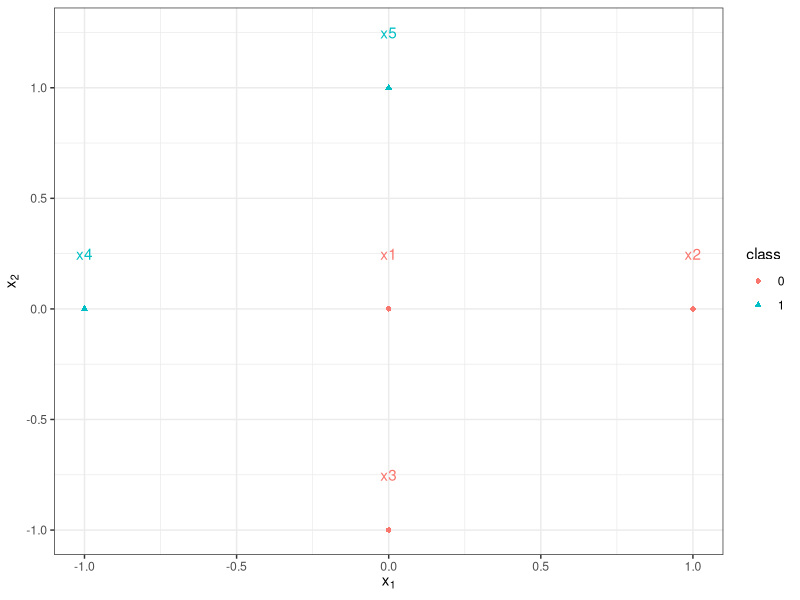
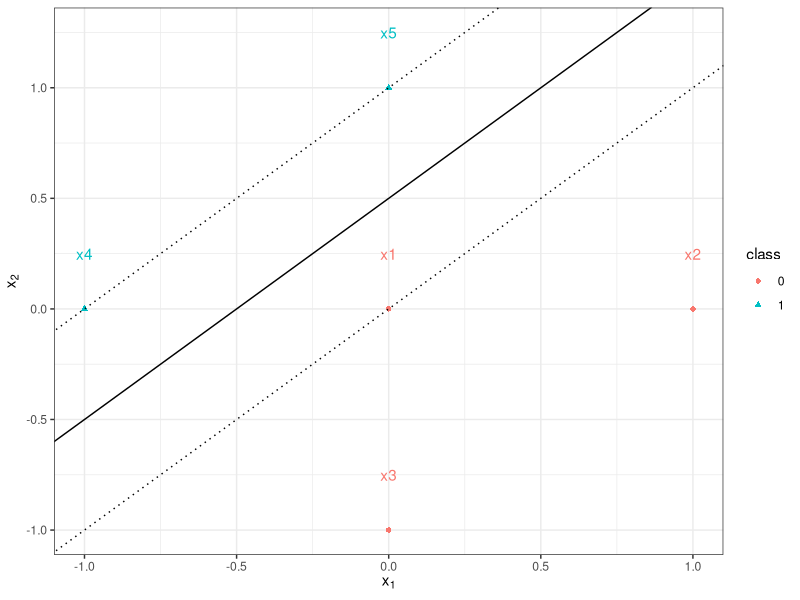
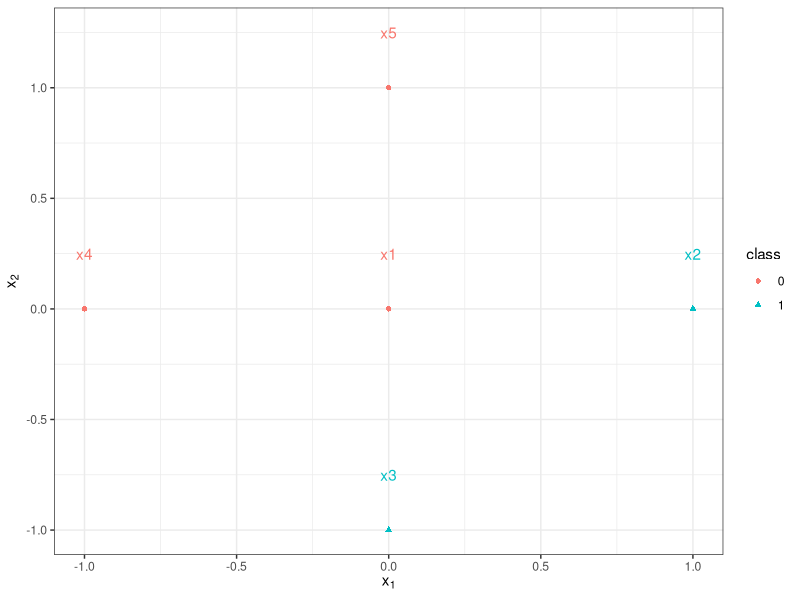
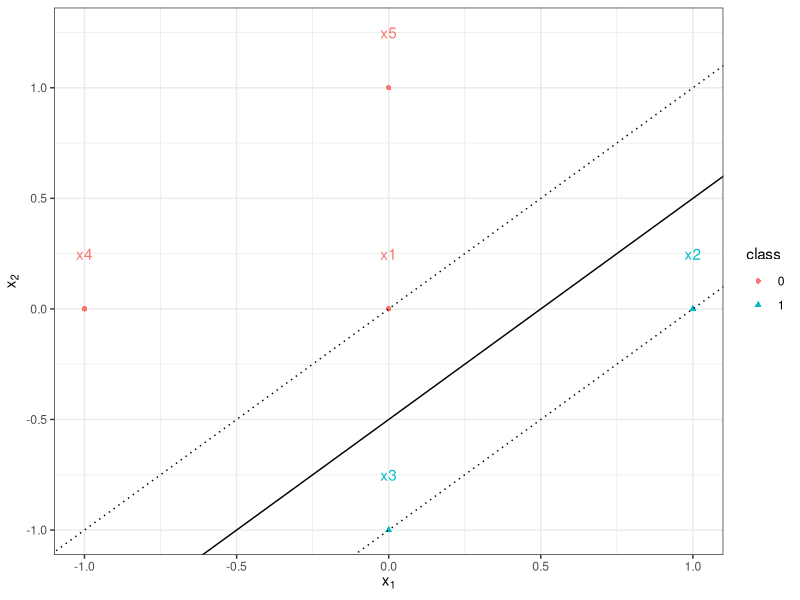
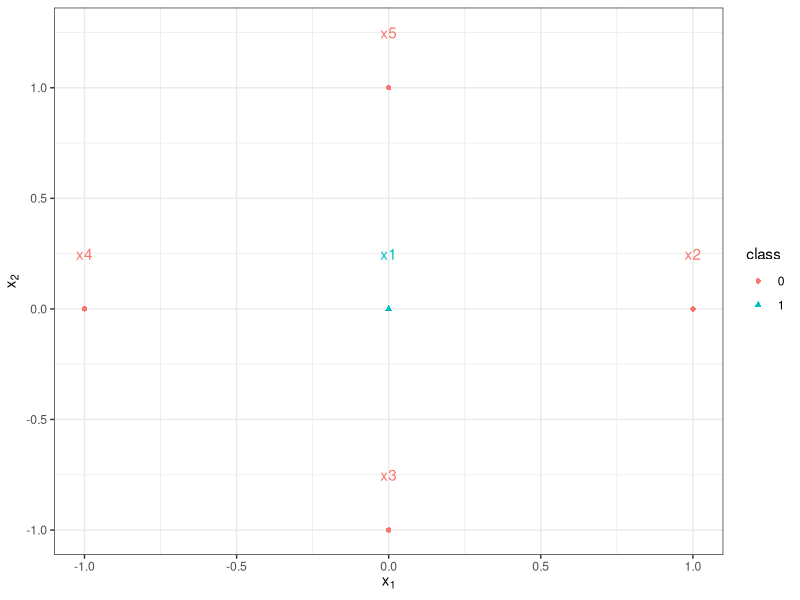
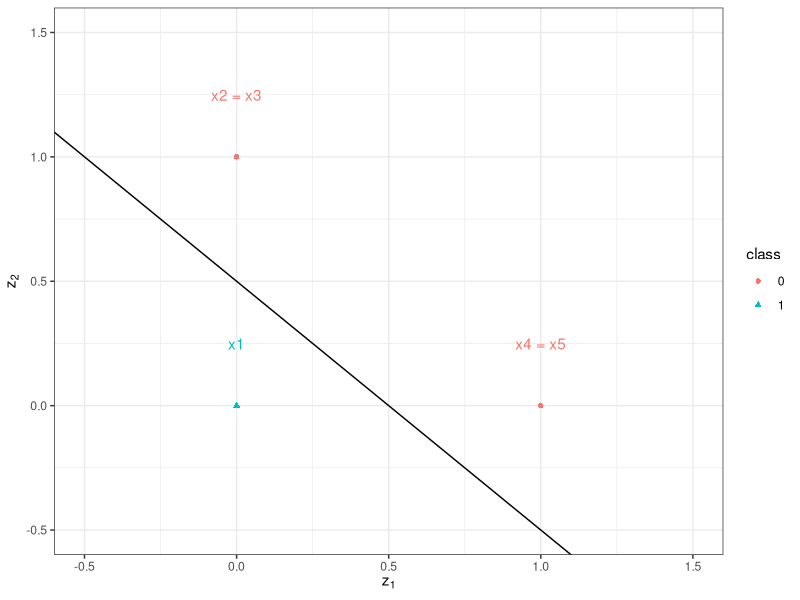

Generate these figures, in order, with R:
## ---- chunk 1
library(ggplot2)
make_plot = function(dt) {
  ggplot(dt, aes(x, y, col = class, shape = class)) +
  geom_point() +
  geom_text(aes(label = label), nudge_y = 0.25, show.legend = FALSE) +
  labs(x = expression(x[1]), y = expression(x[2])) +
  theme_bw()
}

make_plot_sol = function(dt, nudge_x = 0) {
  ggplot(dt, aes(x, y, col = class, shape = class)) +
  geom_point() +
  geom_text(
    aes(label = label), nudge_y = 0.25, nudge_x = nudge_x, show.legend = FALSE
  ) +
  labs(x = expression(x[1]), y = expression(x[2])) +
  theme_bw()
}
## ---- chunk 2
#| label: fig-figure1
#| fig-cap: "Classification problem I"

x = c(0, 1, 0, -1, 0)
y = c(0, 0, -1, 0, 1)
data_1 = data.frame(
  x = x,
  y = y,
  class = as.factor(c(rep(0, 3), rep(1, 2))),
  label = sprintf("x%i", 1:5)
)
make_plot(data_1)
## ---- chunk 3
x = c(0, 1, 0, -1, 0)
y = c(0, 0, -1, 0, 1)
data_1 = data.frame(
  x = x,
  y = y,
  class = as.factor(c(rep(0, 3), rep(1, 2))),
  label = sprintf("x%i", 1:5)
)
make_plot(data_1) +
  geom_abline(intercept = 0.5, slope = 1) +
  geom_abline(intercept = 0, slope = 1, linetype = 3) +
  geom_abline(intercept = 1, slope = 1, linetype = 3)
## ---- chunk 4
#| label: fig-figure2
#| fig-cap: "Classification problem II"
data_2 = data_1
data_2$class = as.factor(c(0, rep(1, 2), rep(0, 2)))
make_plot(data_2)
## ---- chunk 5
data_2 = data_1
data_2$class = as.factor(c(0, rep(1, 2), rep(0, 2)))
make_plot(data_2) +
  geom_abline(intercept = -0.5, slope = 1) +
  geom_abline(intercept = 0, slope = 1, linetype = 3) +
  geom_abline(intercept = -1, slope = 1, linetype = 3)
## ---- chunk 6
#| label: fig-figure3
#| fig-cap: "Classification problem III"
data_3 = data_1
data_3$class = as.factor(c(1, rep(0, 4)))
make_plot(data_3)
## ---- chunk 7
data_3 = data.frame(
  x = c(0, 0, 1),
  y = c(0, 1, 0),
  class = as.factor(c(1, 0, 0)),
  label = c("x1", "x2 = x3", "x4 = x5")
)
make_plot(data_3) +
  xlim(c(-0.5, 1.5)) +
  ylim(c(-0.5, 1.5)) +
  geom_abline(intercept = 0.5, slope = -1) +
  labs(x = expression(z[1]), y = expression(z[2]))
